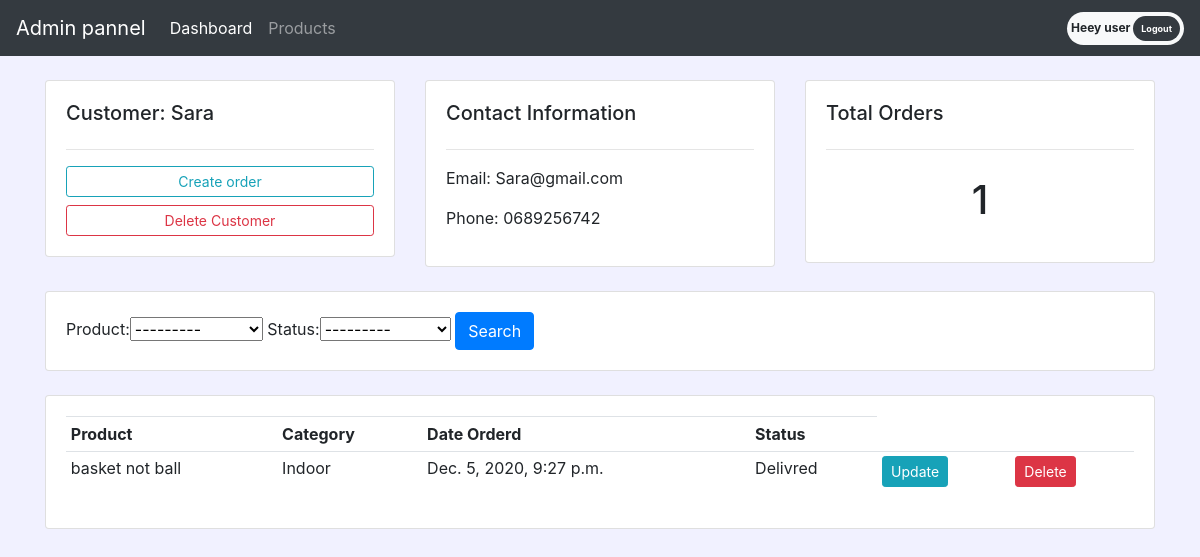
Screenshot of /customer/1 (signed in) with the database file from the repository.
### accounts/models.py (models this page shows, shortened)
class Customer(models.Model):
    user = models.OneToOneField(User, null=True, on_delete=models.CASCADE)
    name = models.CharField(max_length=200, null=True)
    phone = models.CharField(max_length=200, null=True)
    email = models.CharField(max_length=200, null=True)
    profile_pic = models.ImageField(
        default='profile_pic.png', blank=True, null=True)
    date_created = models.DateTimeField(auto_now_add=True, null=True)

class Order(models.Model):
    STATUS = (
        ('Pending', 'Pending'),
        ('out of delivery', 'out of delivery'),
        ('Delivred', 'Delivred')
    )
    Customer = models.ForeignKey(
        Customer, null=True, on_delete=models.SET_NULL)
    Product = models.ForeignKey(
        Product, null=True, on_delete=models.SET_NULL)
    date_created = models.DateTimeField(auto_now_add=True, null=True)
    status = models.CharField(max_length=200, choices=STATUS)
    tags = models.ManyToManyField(Tag)

class Product(models.Model):
    CATEGORY = (
        ('Indoor', 'Indoor'),
        ('Out door', 'Out door')
    )
    name = models.CharField(max_length=200, null=True)
    price = models.FloatField(max_length=200, null=True)
    category = models.CharField(max_length=100, null=True, choices=CATEGORY)
    description = models.CharField(max_length=400, null=True)
    date_created = models.DateTimeField(auto_now_add=True, null=True)
    def __str__(self):
        return self.name

### accounts/decorators.py (the view)
        def wrapper_func(request, *args, **kwargs):
            group = None
            if request.user.groups.exists():
                group = request.user.groups.all()[0].name
            if group in allowed_roles:
                return view_func(request, *args, **kwargs)
            else:
                return redirect('user')

### accounts/views.py (called while the page is built)
@allowed_users(allowed_roles=['admin'])
@login_required(login_url='login')
def customer(request, cid):
    customer = Customer.objects.get(id=cid)
    orders = customer.order_set.all()
    myFilter = OrderFilter(request.GET, queryset=orders)
    orders = myFilter.qs
    context = {
        'myFilter': myFilter,
        'customer': customer,
        'orders': orders,
    }
    return render(request, 'accounts/customer.html', context)

### accounts/templates/accounts/customer.html
{% extends 'accounts/master.html' %} {% block content %}
<br />
<div class="row">
  <div class="col-md">
    <div class="card card-body">
      <h5>Customer: {{customer.name}}</h5>
      <hr />
      <a
        class="btn btn-outline-info btn-sm btn-block"
        href="{% url 'create-order' customer.id %}"
        >Create order</a
      >
      <a
        class="btn btn-outline-danger btn-sm btn-block"
        href="{% url 'deleteCus' customer.id %}"
        >Delete Customer</a
      >
    </div>
  </div>
  <div class="col-md">
    <div class="card card-body">
      <h5>Contact Information</h5>
      <hr />
      <p>Email: {{customer.email}}</p>
      <p>Phone: {{customer.phone}}</p>
    </div>
  </div>
  <div class="col-md">
    <div class="card card-body">
      <h5>Total Orders</h5>
      <hr />
      <h1 style="text-align: center; padding: 10px">{{orders.count}}</h1>
    </div>
  </div>
</div>
<br />
<div class="row">
  <div class="col">
    <div class="card card-body">
      <form method="GET">
        {% csrf_token %} {{myFilter.form}}
        <button class="btn btn-primary" type="submit">Search</button>
      </form>
    </div>
  </div>
</div>
<br />
<div class="row">
  <div class="col-md">
    <div class="card card-body">
      <table class="table table-sm">
        <tr>
          <th>Product</th>
          <th>Category</th>
          <th>Date Orderd</th>
          <th>Status</th>
        </tr>
        {% for order in orders %}
        <tr>
          <td>{{order.Product}}</td>
          <td>{{order.Product.category}}</td>
          <td>{{order.Product.date_created}}</td>
          <td>{{order.status}}</td>
          <td>
            <a
              href="{% url 'update-order' order.id %}"
              class="btn btn-sm btn-info"
              >Update</a
            >
          </td>
          <td>
            <a href="{% url 'delete' order.id %}" class="btn btn-sm btn-danger">
              Delete
            </a>
          </td>
        </tr>
        {% endfor %}
      </table>
    </div>
  </div>
</div>
{% endblock %}

### accounts/templates/accounts/navbar.html (shortened to what this page needs)
{% load static %}
<nav class="navbar navbar-expand-lg navbar-dark bg-dark">
  <a class="navbar-brand" href="{% url 'home' %}">Admin pannel</a>
  <div class="collapse navbar-collapse" id="navbarNav">
    <ul class="navbar-nav">
      {% if request.user.is_staff %}
      <li class="nav-item active">
        <a class="nav-link" href="{% url 'home' %}"
          >Dashboard <span class="sr-only">(current)</span></a
        >
      </li>
      <li class="nav-item">
        <a class="nav-link" href="{% url 'products' %}">Products</a>
      </li>
      {% else %}
      <li class="nav-item">
        <a class="nav-link" href="{% url 'profile' %}">Settings</a>
      </li>
      {% endif %}
    </ul>
  </div>
  <div class="badge badge-pill badge-light p-1">
    Heey {{ request.user }}
    <a class="badge badge-pill badge-dark p-2" href="{% url 'logout' %}">
      Logout
    </a>
  </div>
</nav>

### static/css/main.css (style rules this page uses)
body { background: blue; color: white; }

### rows the page displays
Customer: name "Sara", email "Sara@gmail.com", phone "0689256742"
Order: Product "basket not ball", Product.category "Indoor", Product.date_created "Dec. 5, 2020, 9:27 p.m.", status "Delivred"

### other values shown
{{ request.user }} "user"
{{ orders.count }} "1"
